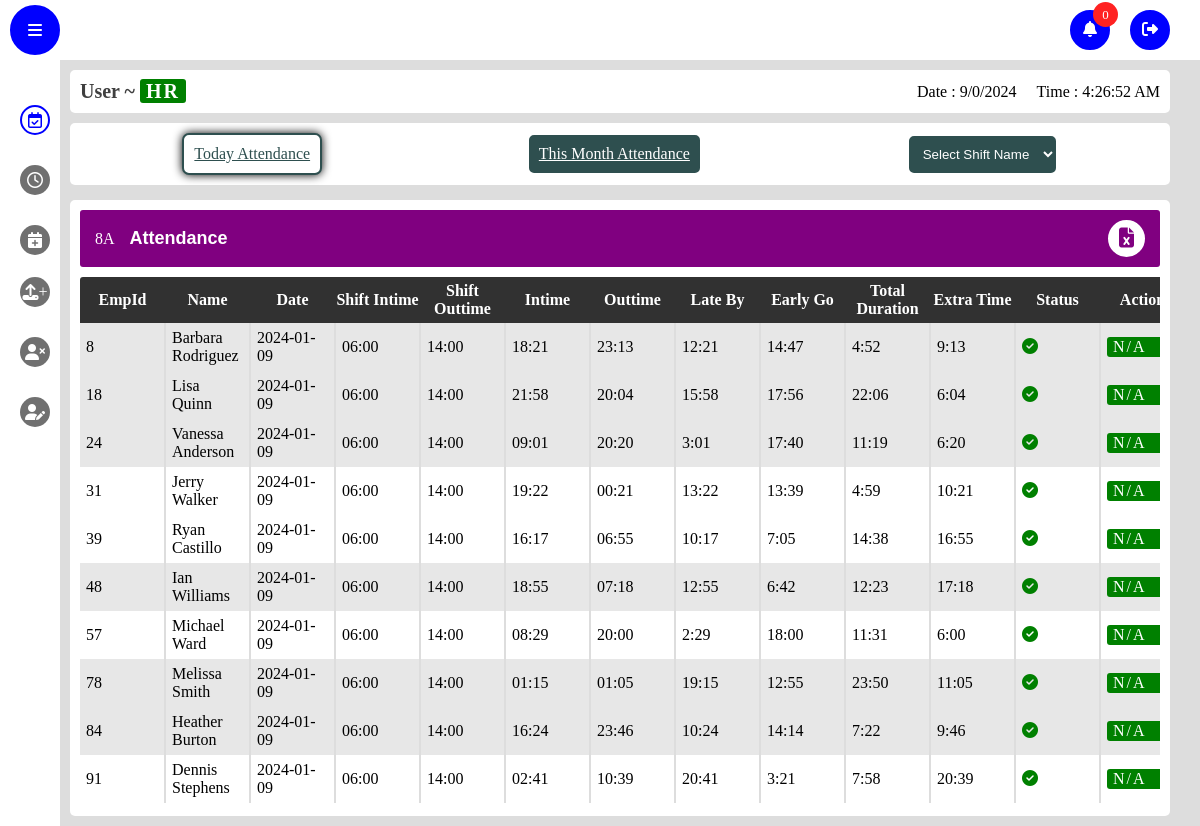
The app's page / (signed in), older data.
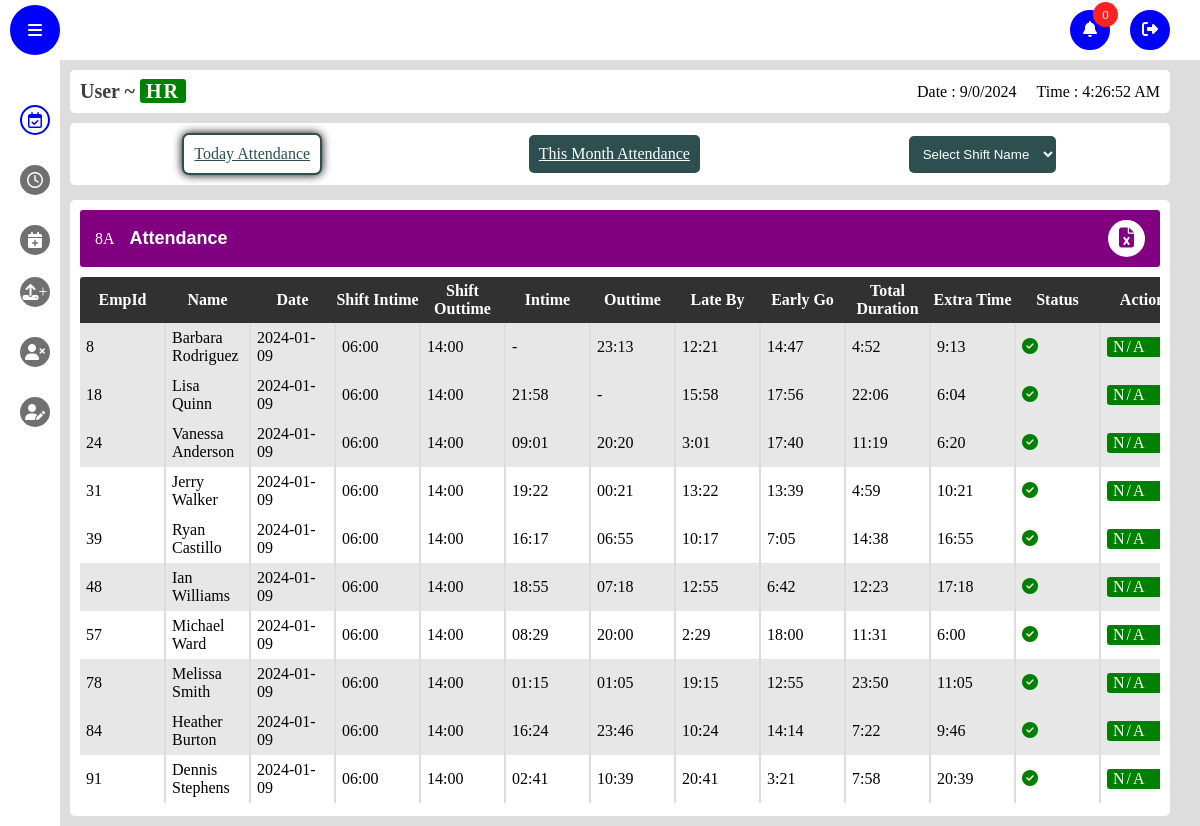
The same page, newer data.
### app/models.py (models this page shows)
class Attendance(db.Model,UserMixin):
    id=db.Column(db.Integer,primary_key=True)
    date = db.Column(db.DateTime(timezone=True), default=func.now())
    emp_id = db.Column(db.Integer, db.ForeignKey('emp_login.id'))
    name = db.Column(db.String(150), nullable=False)
    attendance =db.Column(db.String(150))
    wages_per_Day=db.Column(db.String(150))
    inTime=db.Column(db.String(150))
    outTime=db.Column(db.String(150))
    overtime=db.Column(db.String(150),default='00:00')
    employee = db.relationship('Emp_login', back_populates='attendances')
    shiftType=db.Column(db.String(150))
    shiftIntime = db.Column(db.String(150))
    shift_Outtime = db.Column(db.String(150))
    TotalDuration=db.Column(db.String(150))
    lateBy=db.Column(db.String(150))
    earlyGoingBy=db.Column(db.String(150))
    punchRecords=db.Column(db.String(150))

### app/views.py (the view)
@views.route('/',methods=['POST','GET'])
@login_required
def admin():
    print(current_user.role)
    if current_user.role == 'employee':
        return redirect(url_for('auth.logout'))
    else :
        current_date = datetime.now().strftime('%Y-%m-%d')
        employee_attendance = Attendance.query.filter(func.DATE(Attendance.date) == current_date).all()
        print("Current Date: ",current_date)
        print("Data :",employee_attendance)
        emp_login=Emp_login.query.order_by(Emp_login.emp_id).all()
        late_permission=late.query.order_by(late.date).all()
        leave_permission=leave.query.order_by(leave.date).all()
        notification=notifications.query.order_by(notifications.timestamp).all()
        print("notification : ",notification)
    return render_template('admin.html',emp_login=emp_login, notification=notification, attendance=employee_attendance, late_permission=late_permission, leave_permission=leave_permission)

### app/templates/admin.html (shortened to what this page needs)
{% extends "base_admin.html" %}
{% block content %}
    <main class="main active">
      <header class="details-bar">
        <div class="user-details">
          <h1 class="user-role">User ~ <span class="role tag">HR</span></h1>
        </div>
        <div class="date-time-details">
          <p class="date"></p>
          <p class="time"></p>
        </div>
      </header>
      <link rel="stylesheet" href="static/css/attendance.css" />
      <menu class="table-menu" style="display: flex">
        <ul class="btn-container">
          <a href="/today_attendance" class="tag-btn click active"
            >Today Attendance</a
          >
          <a href="/month_attendance" class="tag-btn click"
            >This Month Attendance</a
          >
          <select name="shift" id="shift" class="tag-btn">
            <option value="">Select Shift Name</option>
          </select>
        </ul>
      </menu>
      <section class="frame today-attendance" style="display: flex">
        <div class="inner-frame">
          <div class="frame-header">
            <div class="frame-details currentShift">
              <p class="shift name"><span class="tag">A</span> ~ shift</p>
              <p class="frame-name">Attendance</p>
            </div>
            <div class="frame-options">
              <button type="button" class="download">
                <i class="fas fa-file-excel"></i>
              </button>
            </div>
          </div>
          <div class="frame-body">
            <table class="today-attendance-table">
              <thead>
                <tr class="tablehead">
                  <th>EmpId</th>
                  <th>Name</th>
                  <th>Date</th>
                  <th>Shift Intime</th>
                  <th>Shift Outtime</th>
                  <th>Intime</th>
                  <th>Outtime</th>
                  <th>Late By</th>
                  <th>Early Go</th>
                  <th>Total Duration</th>
                  <th>Extra Time</th>
                  <th>Status</th>
                  <th>Action</th>
                </tr>
              </thead>
              <tbody class="tableBody">
                {% if attendance %} {% for attendance in attendance %}
                <tr data-shift="{{attendance.shiftType}}">
                  <td class="id">{{attendance.emp_id }}</td>
                  <td class="name">{{attendance.name}}</td>
                  <td>{{attendance.date.date()}}</td>
                  <td>{{attendance.shiftIntime}}</td>
                  <td>{{attendance.shift_Outtime}}</td>
                  <td class="intime">{{attendance.inTime}}</td>
                  <td class="outtime">{{attendance.outTime}}</td>
                  <td>{{attendance.lateBy}}</td>
                  <td>{{attendance.earlyGoingBy}}</td>
                  <td>{{attendance.TotalDuration}}</td>
                  <td class="extra">{{attendance.overtime}}</td>
                  <td>
                    {% if attendance.attendance == "Present"%}<i
                      class="fas fa-check-circle"
                    ></i>
                    {% else %}<i class="fas fa-times-circle"></i> {% endif %}
                  </td>
                  <td class="action">
                    <p class="tag">N/A</p>
                  </td>
                </tr>
                {% endfor %} {% endif %}
              </tbody>
            </table>
          </div>
        </div>
      </section>
    </main>
{% endblock %}

### app/templates/base_admin.html (shortened to what this page needs)
<!DOCTYPE html>
<html lang="en">
  <head>
    <link rel="stylesheet" href="static/css/style.css" />
    <link rel="stylesheet" href="https://cdnjs.cloudflare.com/ajax/libs/font-awesome/5.15.4/css/all.min.css"/>
    <link rel="stylesheet" href="https://cdnjs.cloudflare.com/ajax/libs/font-awesome/6.1.1/css/all.min.css"/>
  </head>
  <body>
    <nav class="nav-bar">
      <div class="toogle-sidebar">
        <i class="fas fa-bars"></i>
      </div>
      <ul class="options">
        <li class="option">
          <div class="notification-btn">
            <span class>
              <i class="fas fa-bell"></i>
            </span>
            <div class="notify-count">
              <p class="count">0</p>
            </div>
          </div>
        </li>
        <a href="/logout" class="option logout">
          <span>
            <i class="fas fa-sign-out-alt"></i>
          </span>
        </a>
      </ul>
    </nav>
    <aside class="sidebar">
      <ul class="side-menu">
        <li class="menu-option active">
          <a href="/">
            <span class="icon">
              <i class="far fa-calendar-check"></i>
            </span>
          </a>
        </li>
        <li class="menu-option">
          <a href="/late_req_table">
            <span class="icon">
              <i class="far fa-clock"></i>
            </span>
          </a>
        </li>
        <li class="menu-option">
          <a href="/leave_req_table">
            <span class="icon">
              <i class="fas fa-calendar-plus"></i>
            </span>
          </a>
        </li>
        <li class="menu-option upload-option" style="margin-top: 7px">
          <span class="icon">
            <i class="fas fa-upload"></i>+
          </span>
        </li>
        <li class="menu-option delete-option">
          <span class="icon">
            <i class="fas fa-user-times"></i>
          </span>
        </li>
        <li class="menu-option edit-option">
          <span class="icon">
            <i class="fas fa-user-edit"></i>
          </span>
        </li>
      </ul>
    </aside>
    {% block content %}
    {% endblock %}
  </body>
</html>

### app/static/css/style.css (style rules this page uses)
* { margin: 0; padding: 0; box-sizing: border-box; }
.nav-bar { width: 100vw; position: fixed; top: 0; left: 0; right: 0; height: 60px; background: #fff; display: flex; align-items: center; justify-content: space-between; padding: 0 10px; z-index: 10; }
body { background: #ddd; }
.toogle-sidebar { width: 50px; height: 50px; background: #0000ff; color: #fff; border-radius: 50%; display: flex; align-items: center; justify-content: center; cursor: pointer; border: 2px solid #0000ff; transition: all .3s; }
.options { display: flex; align-items: center; gap: 20px; margin-right: 20px; position: relative; }
.option { width: 40px; height:40px; border-radius: 50%; list-style: none; display: flex; align-items: center; justify-content: center; flex-direction: column; text-transform: capitalize; cursor: pointer; color: #fff; transition: all .3s; background: #0000ff; border: 2px solid #0000ff; position: relative; }
.notify-count { position: absolute; right: -10px; top: -10px; width: 25px; height: 25px; border-radius: 50%; background: rgb(255, 34, 34); display: flex; align-items: center; justify-content: center; font-size: 13px; color: #fff; }
li { list-style: none; }
.sidebar { position: fixed; top: 60px; height: calc(100% - 50px); width: 60px; background: #fff; padding: 10px; z-index: 10; overflow-x: hidden; transition: all .5s; }
.side-menu { width: 100%; display: flex; flex-direction: column; align-items: center; gap: 10px; padding: 10px 0; position: absolute; }
.menu-option { width: 100%; display: flex; align-items: center; gap: 5px; height: 50px; border-radius: 5px; padding: 0 10px; cursor: pointer; position: relative; }
.icon { width: 30px; height: 30px; background: #707070; border-radius: 50%; display: flex; align-items: center; justify-content: center; transition: all .3s; color: #ffffff; position: absolute; }
.menu-option:hover, .menu-option.active { color: #0000ff; }
.menu-option:hover .icon, .menu-option.active .icon { background: #ffffff; color: #0000ff; border: 2px solid #0000ff; }
.main { width: calc(100vw - 180px); min-height: calc(100vh - 60px); position: relative; top: 60px; left: 160px; padding: 10px; z-index: 5; transition: all .5s; }
.main.active { width: calc(100vw - 80px); left: 60px; }
.details-bar { width: 100%; display: flex; align-items: center; justify-content: space-between; padding: 10px; background: #ffffff; border-radius: 5px; }
.date-time-details { display: flex; align-items: center; gap: 20px; }
.user-role { color: #3f3f3f; font-size: 20px; }
.tag { padding: 1px 6px; background: green; color: #ffffff; border-radius: 3px; letter-spacing: 2px; }
.frame { margin-top: 15px; padding: 10px; width: 100%; background: #ffffff; min-height: 77vh; border-radius: 5px; }
.inner-frame { width: 100%; height: 100%; }
.user-details { backdrop-filter: blur(5px); border-radius: 5px; }
option { padding: 10px; }

### app/static/css/attendance.css (style rules this page uses)
.frame-header { width: 100%; display: flex; align-items: center; justify-content: space-between; padding: 10px 15px; background: #800080; color: #fff; border-radius: 3px; }
.frame-details { display: flex; align-items: center; gap: 15px; }
.frame-name { font-family: sans-serif; font-weight: 700; font-size: 18px; }
.download { width: 37px; height: 37px; border-radius: 50%; background: #fff; color: #800080; font-size: 20px; border: 2px solid #fff; cursor: pointer; transition: all .3s; }
.attendance-table,.today-attendance-table { width: 100%; max-height: 100%; border-collapse: collapse; margin-top: 10px; border-radius: 3px; overflow: hidden; }
.attendance-table .thead, .today-attendance-table thead { padding: 5px 0; background: #313131; color: #fff; }
td,th { min-width: 30px; text-align: center; padding: 5px 0; }
.today-attendance-table thead tr th { min-width: 85px; }
tr:nth-child(even) { background: #e7e7e7; }
.fas.fa-check-circle { color: green; }
.frame-body { max-width: 100%; overflow-x: scroll; }
.btn-container { margin-top: 10px; padding: 10px 15px; display: flex; align-items: center; flex-wrap: wrap; justify-content: space-around; gap: 10px; width: 100%; background: #fff; border-radius: 5px; }
.tag-btn { padding: 10px; border-radius: 7px; border: 2px solid; background: #2E4F4F; color: #fff; cursor: pointer; transition: all .5s; outline: none; }
.tag-btn.active, .tag-btn:focus { box-shadow: 0px 0px 10px #000; background: #fff; color: #2E4F4F; }
.today-attendance-table tbody tr { position: relative; }

Row changes from the older to the newer data that the page shows:
changed Attendance "Barbara Rodriguez": inTime "18:21" → "-"
changed Attendance "Lisa Quinn": outTime "20:04" → "-"
